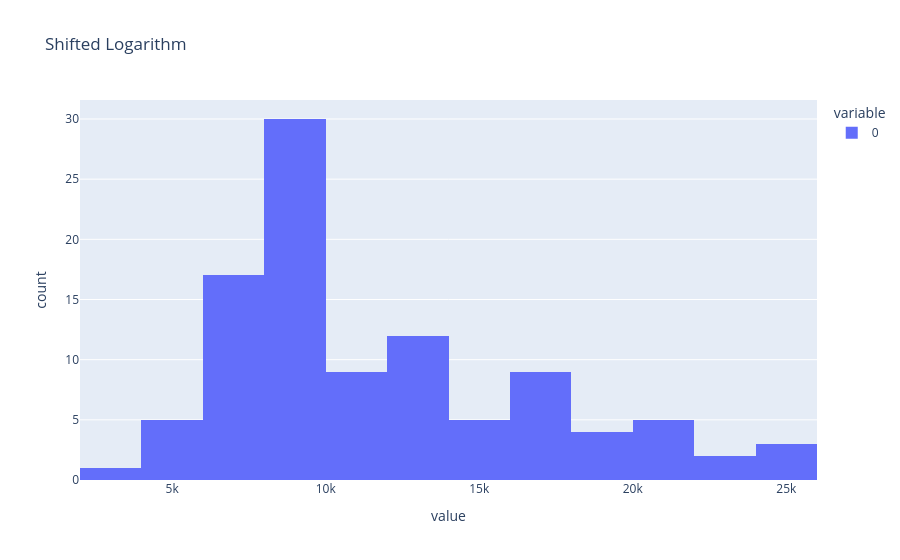

Notebook code for this chart:
### Code cell
#### Shifted Logarith (Delta Method) #####
scales_counts = sc.pp.normalize_total(adata, target_sum=None, inplace=False)
# log1p transform
adata.layers["log1p_norm"] = sc.pp.log1p(scales_counts["X"], copy=True)

fig2 = px.histogram(adata.layers["log1p_norm"].sum(1) ,title="Shifted Logarithm")
fig2.show()

### Figure 1 — Plotly figure (JSON) as saved in the notebook; plotly's stock layout.template omitted (floating-point values rounded to 4 significant figures)
{"data": [{"alignmentgroup": "True", "bingroup": "x", "hovertemplate": "variable=0<br>value=%{x}<br>count=%{y}<extra></extra>", "legendgroup": "0", "marker": {"color": "#636efa", "pattern": {"shape": ""}}, "name": "0", "offsetgroup": "0", "orientation": "v", "showlegend": true, "type": "histogram", "x": [12700.0, 7383.0, 15890.0, 13880.0, 9309.0, 8473.0, 6837.0, 7983.0, 17530.0, 13970.0, 11310.0, 12520.0, 17290.0, 5439.0, 11860.0, 24450.0, 4118.0, 8964.0, 11890.0, 16450.0, 7913.0, 7551.0, 9026.0, 7417.0, 7960.0, 12510.0, 8281.0, 17210.0, 9327.0, 21130.0, 9613.0, 18420.0, 10770.0, 8153.0, 10560.0, 13170.0, 19650.0, 21850.0, 9403.0, 12230.0, 7135.0, 24440.0, 12170.0, 9862.0, 8843.0, 12270.0, 14020.0, 9276.0, 9449.0, 5686.0, 14520.0, 8952.0, 9917.0, 16830.0, 21450.0, 9086.0, 6062.0, 6413.0, 7805.0, 6634.0, 11430.0, 10530.0, 21390.0, 7501.0, 17650.0, 9231.0, 7493.0, 16080.0, 18920.0, 9724.0, 12220.0, 25860.0, 8390.0, 9630.0, 8878.0, 12120.0, 4488.0, 12210.0, 6732.0, 9977.0, 5507.0, 9633.0, 9106.0, 9362.0, 17340.0, 9616.0, 9155.0, 9586.0, 14450.0, 16930.0, 8531.0, 7294.0, 8522.0, 22740.0, 20850.0, 14120.0, 7706.0, 19570.0, 23770.0, 11490.0, 3580.0, 10330.0], "xaxis": "x", "yaxis": "y"}], "layout": {"barmode": "relative", "legend": {"title": {"text": "variable"}, "tracegroupgap": 0}, "title": {"text": "Shifted Logarithm"}, "xaxis": {"anchor": "y", "domain": [0, 1], "title": {"text": "value"}}, "yaxis": {"anchor": "x", "domain": [0, 1], "title": {"text": "count"}}}}
